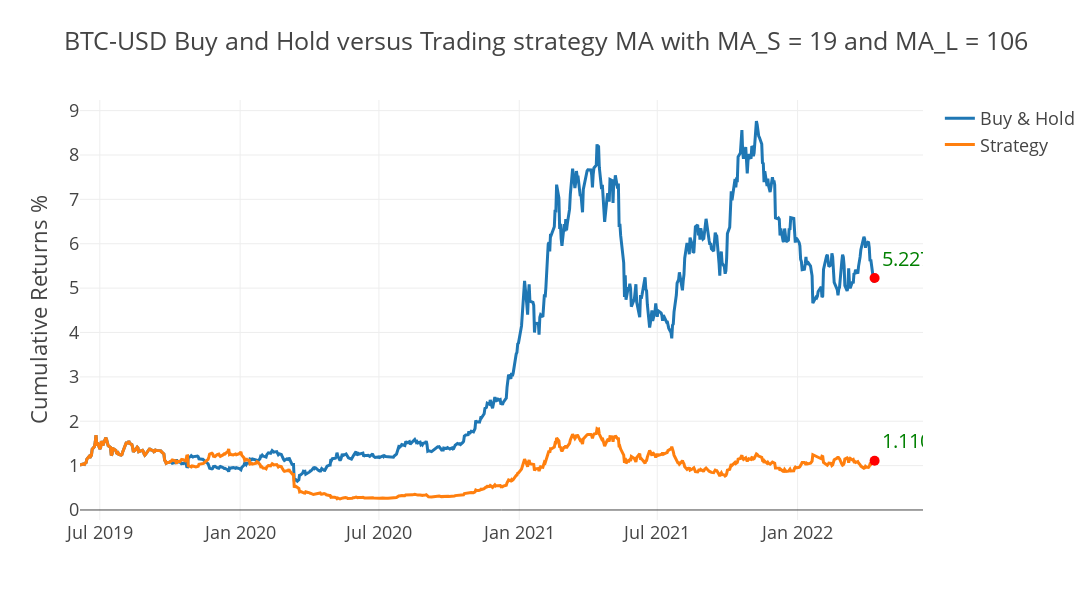

The code cell stored with this chart in its notebook:
### Code cell
opti_tester.plot_results()

### Figure 1 — Plotly figure (JSON) as saved in the notebook; plotly's stock layout.template omitted (floating-point values rounded to 4 significant figures; data arrays with more than 128 entries replaced by an {"elided": "..."} marker saying what was removed)
{"data": [{"name": "Buy & Hold", "type": "scatter", "x": {"elided": "721 str values"}, "y": {"elided": "721 float values"}}, {"name": "Strategy", "type": "scatter", "x": {"elided": "721 str values"}, "y": {"elided": "721 float values"}}, {"marker": {"color": "red", "size": 10}, "mode": "markers+text", "showlegend": false, "text": ["5.227673598232289"], "textfont": {"color": "green", "size": 20}, "textposition": "top right", "type": "scatter", "x": ["2022-04-12T00:00:00"], "y": [5.228]}, {"marker": {"color": "red", "size": 10}, "mode": "markers+text", "showlegend": false, "text": ["1.1102825990224727"], "textfont": {"color": "green", "size": 20}, "textposition": "top right", "type": "scatter", "x": ["2022-04-12T00:00:00"], "y": [1.11]}], "layout": {"height": 600, "title": {"text": "BTC-USD Buy and Hold versus Trading strategy MA with MA_S = 19 and MA_L = 106"}, "width": 1400, "yaxis": {"title": {"text": "Cumulative Returns %"}}}}
